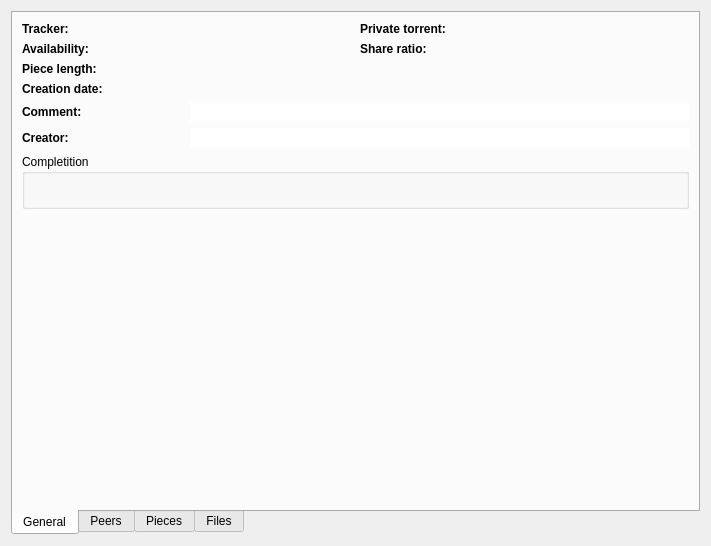
<ui version="4.0" >
 <class>TorrentDetailsForm</class>
 <widget class="QWidget" name="TorrentDetailsForm" >
  <property name="geometry" >
   <rect>
    <x>0</x>
    <y>0</y>
    <width>711</width>
    <height>546</height>
   </rect>
  </property>
  <property name="windowTitle" >
   <string>Form</string>
  </property>
  <layout class="QGridLayout" >
   <item row="0" column="0" >
    <widget class="QTabWidget" name="tabWidget" >
     <property name="tabPosition" >
      <enum>QTabWidget::South</enum>
     </property>
     <property name="currentIndex" >
      <number>0</number>
     </property>
     <widget class="QWidget" name="tab" >
      <attribute name="title" >
       <string>General</string>
      </attribute>
      <layout class="QGridLayout" >
       <item row="0" column="0" >
        <widget class="QLabel" name="label" >
         <property name="text" >
          <string>&lt;b>Tracker:</string>
         </property>
        </widget>
       </item>
       <item row="0" column="1" >
        <widget class="QLabel" name="labelTracker" >
         <property name="text" >
          <string/>
         </property>
        </widget>
       </item>
       <item row="0" column="2" >
        <widget class="QLabel" name="label_4" >
         <property name="text" >
          <string>&lt;b>Private torrent:</string>
         </property>
        </widget>
       </item>
       <item row="0" column="3" >
        <widget class="QLabel" name="labelPrivate" >
         <property name="text" >
          <string/>
         </property>
        </widget>
       </item>
       <item row="1" column="0" >
        <widget class="QLabel" name="label_2" >
         <property name="text" >
          <string>&lt;b>Availability:</string>
         </property>
        </widget>
       </item>
       <item row="1" column="1" >
        <widget class="QLabel" name="labelAvailability" >
         <property name="text" >
          <string/>
         </property>
        </widget>
       </item>
       <item row="1" column="2" >
        <widget class="QLabel" name="label_8" >
         <property name="text" >
          <string>&lt;b>Share ratio:</string>
         </property>
        </widget>
       </item>
       <item row="1" column="3" >
        <widget class="QLabel" name="labelRatio" >
         <property name="text" >
          <string/>
         </property>
        </widget>
       </item>
       <item row="2" column="0" >
        <widget class="QLabel" name="label_3" >
         <property name="text" >
          <string>&lt;b>Piece length:</string>
         </property>
        </widget>
       </item>
       <item row="2" column="1" >
        <widget class="QLabel" name="labelPieceLength" >
         <property name="text" >
          <string/>
         </property>
        </widget>
       </item>
       <item row="3" column="0" >
        <widget class="QLabel" name="label_7" >
         <property name="text" >
          <string>&lt;b>Creation date:</string>
         </property>
        </widget>
       </item>
       <item row="3" column="1" >
        <widget class="QLabel" name="labelCreationDate" >
         <property name="text" >
          <string/>
         </property>
        </widget>
       </item>
       <item row="4" column="0" >
        <widget class="QLabel" name="label_5" >
         <property name="text" >
          <string>&lt;b>Comment:</string>
         </property>
        </widget>
       </item>
       <item row="4" column="1" colspan="3" >
        <widget class="QLineEdit" name="lineComment" >
         <property name="frame" >
          <bool>false</bool>
         </property>
         <property name="readOnly" >
          <bool>true</bool>
         </property>
        </widget>
       </item>
       <item row="5" column="0" >
        <widget class="QLabel" name="label_6" >
         <property name="text" >
          <string>&lt;b>Creator:</string>
         </property>
        </widget>
       </item>
       <item row="5" column="1" colspan="3" >
        <widget class="QLineEdit" name="lineCreator" >
         <property name="frame" >
          <bool>false</bool>
         </property>
         <property name="readOnly" >
          <bool>true</bool>
         </property>
        </widget>
       </item>
       <item row="6" column="0" colspan="4" >
        <widget class="QGroupBox" name="groupBox" >
         <property name="title" >
          <string>Completition</string>
         </property>
         <layout class="QGridLayout" >
          <property name="leftMargin" >
           <number>5</number>
          </property>
          <property name="topMargin" >
           <number>0</number>
          </property>
          <property name="rightMargin" >
           <number>5</number>
          </property>
          <property name="bottomMargin" >
           <number>7</number>
          </property>
          <item row="0" column="0" >
           <widget class="TorrentProgressWidget" native="1" name="widgetCompletition" >
            <property name="minimumSize" >
             <size>
              <width>0</width>
              <height>25</height>
             </size>
            </property>
           </widget>
          </item>
         </layout>
        </widget>
       </item>
       <item row="7" column="1" >
        <spacer>
         <property name="orientation" >
          <enum>Qt::Vertical</enum>
         </property>
         <property name="sizeHint" >
          <size>
           <width>164</width>
           <height>231</height>
          </size>
         </property>
        </spacer>
       </item>
      </layout>
     </widget>
     <widget class="QWidget" name="tab_2" >
      <attribute name="title" >
       <string>Peers</string>
      </attribute>
      <layout class="QGridLayout" >
       <item row="0" column="0" >
        <widget class="QTreeView" name="treePeers" >
         <property name="rootIsDecorated" >
          <bool>false</bool>
         </property>
         <property name="uniformRowHeights" >
          <bool>true</bool>
         </property>
         <property name="itemsExpandable" >
          <bool>false</bool>
         </property>
         <property name="animated" >
          <bool>true</bool>
         </property>
        </widget>
       </item>
      </layout>
     </widget>
     <widget class="QWidget" name="tab_3" >
      <attribute name="title" >
       <string>Pieces</string>
      </attribute>
      <layout class="QGridLayout" >
       <item row="0" column="0" >
        <widget class="QTreeView" name="treePieces" >
         <property name="rootIsDecorated" >
          <bool>false</bool>
         </property>
         <property name="uniformRowHeights" >
          <bool>true</bool>
         </property>
         <property name="itemsExpandable" >
          <bool>false</bool>
         </property>
         <property name="animated" >
          <bool>true</bool>
         </property>
        </widget>
       </item>
      </layout>
     </widget>
     <widget class="QWidget" name="tab_4" >
      <attribute name="title" >
       <string>Files</string>
      </attribute>
      <layout class="QGridLayout" >
       <item row="0" column="0" >
        <widget class="QTreeView" name="treeFiles" >
         <property name="contextMenuPolicy" >
          <enum>Qt::CustomContextMenu</enum>
         </property>
         <property name="alternatingRowColors" >
          <bool>true</bool>
         </property>
         <property name="rootIsDecorated" >
          <bool>false</bool>
         </property>
         <property name="uniformRowHeights" >
          <bool>true</bool>
         </property>
         <property name="itemsExpandable" >
          <bool>false</bool>
         </property>
        </widget>
       </item>
      </layout>
     </widget>
    </widget>
   </item>
  </layout>
 </widget>
 <customwidgets>
  <customwidget>
   <class>TorrentProgressWidget</class>
   <extends>QWidget</extends>
   <header>TorrentProgressWidget.h</header>
   <container>1</container>
  </customwidget>
 </customwidgets>
 <resources/>
 <connections/>
</ui>
